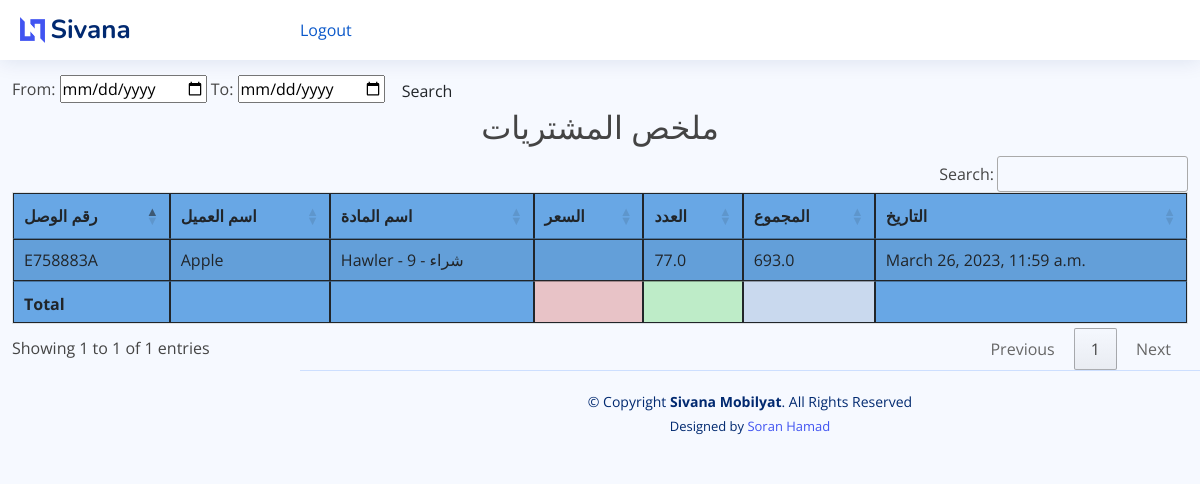
The app's page /purchase_report, older data.
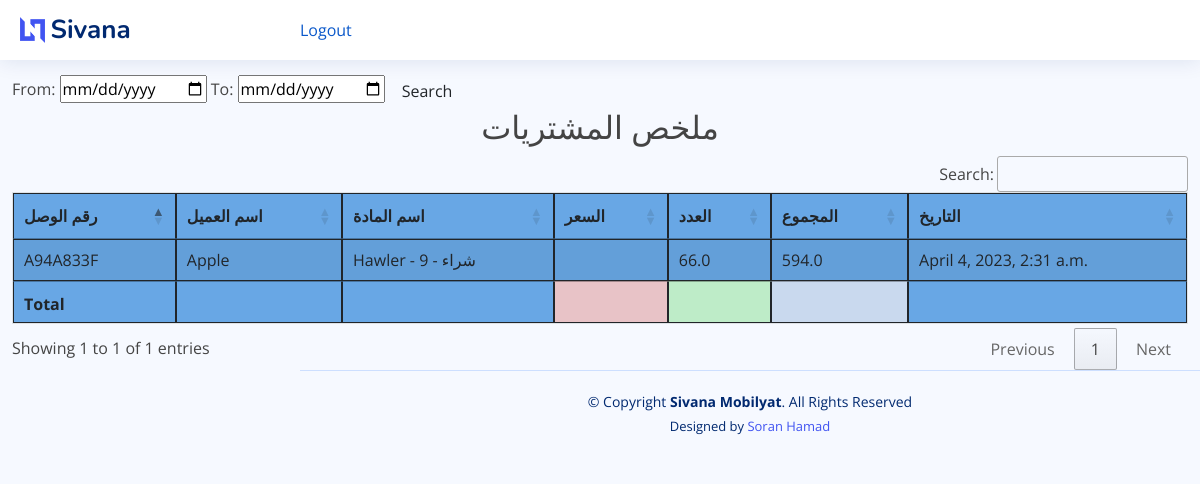
The same page, newer data.
### mobilyat/models.py (models this page shows, shortened)
class PurchaseItem(models.Model):
    purchase_invoice = models.ForeignKey(Purchase, on_delete=models.CASCADE)
    item = models.ForeignKey(Item, on_delete=models.CASCADE)
    qty = models.FloatField(validators=[MinValueValidator(0.01)],default=0)
    total_amt = models.FloatField(validators=[MinValueValidator(0.01)],default=0,editable=False)
    pur_date = models.DateTimeField(auto_now_add=True)
    note = models.CharField(max_length=100, blank=True)
    class Meta:
        verbose_name_plural = '9. Purchased Item'

class Purchase(models.Model):
    invoice_number = models.CharField(max_length=8, unique=True, editable=False)
    vendor = models.ForeignKey(Vendor, on_delete=models.CASCADE)
    date = models.DateTimeField()
    class Meta:
        verbose_name_plural = '8. زیادکردن بۆ کۆگا'

class Vendor(models.Model):
    full_name = models.CharField(max_length=50)
    address = models.TextField(blank=True)
    mobile = models.CharField(max_length=15, blank=True)
    status = models.BooleanField(default=False, blank=True)
    note = models.TextField(blank=True)
    class Meta:
        verbose_name_plural = '1. کۆمپانیاکان'
    def __str__(self):
        return self.full_name

class Item(models.Model):
    PRICELIST = (
        ('مفرد', 'مفرد'),
        ('جملة', 'جملة'),
        ('شراء', 'شراء'),
        ('قسط', 'قسط'),
    )
    name = models.CharField(max_length=255)
    price = models.PositiveIntegerField(default=1)
    price_list = models.CharField(max_length=8, choices=PRICELIST, default='مفرد')
    class Meta:
        verbose_name_plural = 'مواد'
    def __str__(self):
        return f"{self.name} - {self.price} - {self.price_list}"

### mobilyat/views.py (the view)
# urls.py: path('purchase_report', views.purchase_report, name="purchase_report"),
def purchase_report(request):
    p_reports = PurchaseItem.objects.select_related()
    myFilter = Purchase_Filter(request.GET, queryset=p_reports)
    p_reports = myFilter.qs
    context = {'p_reports': p_reports, 'myFilter': myFilter}
    return render(request, 'mobilyat/reports/purchase_report.html', context)

### mobilyat/templates/mobilyat/reports/purchase_report.html (shortened to what this page needs)
{% extends 'mobilyat/base.html' %}
{% block content %}
    <br>
    <br> <br>
    <form class="form-a">
        From: <input type="date" value={{ myFilter.form.max_date }}</input>
        To: <input type="date" value={{ myFilter.form.min_date }}</input>
        <button type="submit" class="btn btn-b">Search</button>
    </form>
    <h2 class="text-center"> ملخص المشتريات </h2>
    <table id="example3" class="table table-striped" style="background-color: #68a7e5">
        <thead>
        <tr>
            <th>رقم الوصل</th>
            <th>اسم العميل</th>
            <th>اسم المادة</th>
            <th>السعر</th>
            <th>العدد</th>
            <th>المجموع</th>
            <th>التاريخ</th>
        </tr>
        </thead>
        <tbody>
        {% for i in  p_reports %}
            <tr>
                <td>{{ i.purchase_invoice.invoice_number }}</td>
                <td>{{ i.purchase_invoice.vendor }}</td>
                <td>{{ i.item }}</td>
                <td>{{ i.item_price }}</td>
                <td>{{ i.qty }}</td>
                <td>{{ i.total_amt }}</td>
                <td>{{ i.pur_date }}</td>
            </tr>
        {% endfor %}
        </tbody>
        <tfoot>
        <th></th>
        <th></th>
   <th></th>
        <th style="background-color: #e8c3c7"></th>
        <th style="background-color: #beecc8"></th>
        <th style="background-color: #c9d9ee"></th>
        <th></th>
        </tfoot>
    </table>
{% endblock %}

Row changes from the older to the newer data that the page shows:
removed PurchaseItem: purchase_invoice.invoice_number "E758883A", purchase_invoice.vendor "Apple", item "Hawler - 9 - شراء", qty "77.0", total_amt "693.0", pur_date "March 26, 2023, 11:59 a.m."
added PurchaseItem: purchase_invoice.invoice_number "A94A833F", purchase_invoice.vendor "Apple", item "Hawler - 9 - شراء", qty "66.0", total_amt "594.0", pur_date "April 4, 2023, 2:31 a.m."
